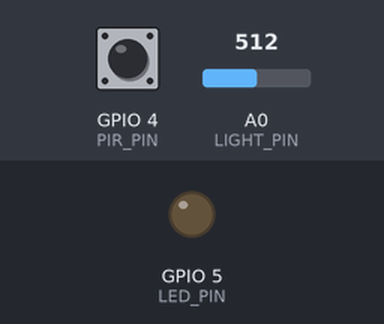
Recording of a sketch running on a simulated ESP8266 (NodeMCU). Parts: output pins drawn as LEDs (lit = HIGH). The test bench sets the inputs (shaded band); at power-on: GPIO 4 (PIR_PIN) HIGH, A0 (LIGHT_PIN) = 512. WiFi joins after 1.5 s; servers stay silent unless stated; uploads are accepted with an empty reply; what the sketch prints to the serial monitor is not drawn.

Above: at 0.1 s.
At 11.6 s:
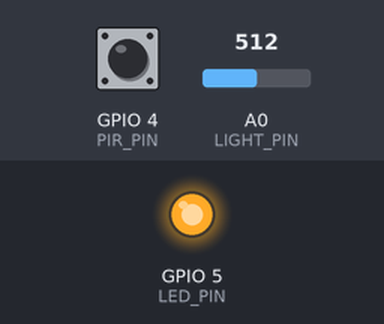
Timing chart, 0 to 13.1 s (numbered marks = the images above):
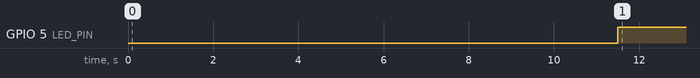

Measured:
- by itself, GPIO 5 (LED_PIN): LOW → HIGH at 11.5 s

The sketch:

room-sensor-board.ino
```cpp
#include "Arduino.h"
#include "Config.h"
#include "SensorsCheckTask.h"
#include "HttpCommTask.h"

SensorsCheckTask* sensorsTask;
HttpCommTask* commTask;

void setup(){
  Serial.begin(115200);

  sensorsTask = new SensorsCheckTask(LIGHT_PIN, PIR_PIN, LED_PIN);
  commTask = new HttpCommTask();

  sensorsTask->init();
  commTask->init();
  Serial.println("Setup done");
}

void loop(){
  sensorsTask->tick();
  commTask->tick(sensorsTask->isSomeoneInRoom(),
    sensorsTask->getLightLevel());

  delay(BASE_PERIOD);
}
```

HttpCommTask.cpp
```cpp
#include "HttpCommTask.h"

void HttpCommTask::connectToWifi(){
  WiFi.begin(ssid, password);
  Serial.println("Connecting");
  while(WiFi.status() != WL_CONNECTED) {
    delay(500);
    Serial.print(".");
  }
  Serial.println("");
  Serial.println("Connected to WiFi network");
}

void HttpCommTask::init() {
  connectToWifi();
}

int HttpCommTask::sendMsg(String msg){
  WiFiClient client;
  HTTPClient http;

  http.begin(client, serverURL);
  http.addHeader("Content-Type", "text/plain");
  int retCode = http.POST(msg);
  http.end();

  return retCode;
}

void HttpCommTask::tick(bool someone, int light) {
  String msg;
  int code;

  if (WiFi.status()== WL_CONNECTED){
    // creating message
    someone ? msg = "1;" : msg = "0;";
    msg += String(light);
    Serial.println(msg);
    // sending message
    code = sendMsg(msg);
    //checking errors
    if (code == 200){
      Serial.println("ok");
    } else {
      Serial.println(String("error: ") + code);
    }

  } else {
    Serial.println("WiFi Disconnected... Reconnect.");
    connectToWifi();
  }
}
```

HttpCommTask.h
```cpp
#ifndef __WIFI_TASK__
#define __WIFI_TASK__

#include <ESP8266WiFi.h>
#include <ESP8266HTTPClient.h>

class HttpCommTask {
  const char* ssid = "EOLO - FRITZ!Box 7430 GC";
  const char* password = "29721512722134519707";
  const char* serverURL = "http://192.168.178.119:5067/updateData";
  /**
  * connects to wifi
  */
  void connectToWifi();
  /**
  * sends msg using http
  */
  int sendMsg(String msg);

	public:
    void init();
    void tick(bool someone, int light);
};

#endif
```

Led.cpp
```cpp
#include "Led.h"

Led::Led(int pin){
  this->pin = pin;
  this->state = OFF;
  pinMode(pin, OUTPUT);
}

bool Led::isOn() {
  return state == ON;
}

bool Led::isOff() {
  return state == OFF;
}

int Led::getPin() {
  return pin;
}

void Led::turnOn() {
  if(state == OFF){
    state = ON;
    digitalWrite(pin, HIGH);
  }
}

void Led::turnOff() {
  if(state == ON){
    state = OFF;
    digitalWrite(pin, LOW);
  }
}
```

Led.h
```cpp
#ifndef __LED__
#define __LED__

#include "Arduino.h"
typedef enum {ON, OFF} LedState;

class Led {
  int pin;
  LedState state;

  public:
    Led(int pin);
    /**
    * returns true if the led is on
    */
    bool isOn();
    /**
    * returns true if the led is off
    */
    bool isOff();
    /**
    * returns the pin in which is plugged the led
    */
    int getPin();
    /**
    * Turns on the led
    */
    void turnOn();
    /**
    * Turns off the led
    */
    void turnOff();
};

#endif
```

LightSensor.cpp
```cpp
#include "LightSensor.h"

LightSensor::LightSensor(int pin) {
  this->pin = pin;
}

int LightSensor::measureLightLevel() {
  return map(analogRead(pin),MIN_LIGHT_VALUE,MAX_LIGHT_VALUE,0,100);
}
```

LightSensor.h
```cpp
#ifndef __LIGHT_SENSOR__
#define __LIGHT_SENSOR__

#include "Arduino.h"

#define MIN_LIGHT_VALUE 0
#define MAX_LIGHT_VALUE 1000

class LightSensor {
  int pin;

  public:
    LightSensor(int pin);
    /**
    * Calculates the light level from the analog input value
    */
    int measureLightLevel();
};

#endif
```

Pir.cpp
```cpp
#include "Pir.h"

Pir::Pir(int pirPin) {
  this->pin = pirPin;
  pinMode(pirPin, INPUT);
}

bool Pir::isMovementDetected() {
  return digitalRead(pin) == HIGH;
}

void Pir::calibrate() {
  for (int i=0; i< CALIBRATION_TIME; i++) {
    Serial.print(".");
    delay(1000);
  }
  Serial.println("\nPir calibration complete");
}
```

Pir.h
```cpp
#ifndef __PIR__
#define __PIR__

#include "Arduino.h"

#define CALIBRATION_TIME 10

class Pir {
  int pin;

  public:
    Pir(int pirPin);
    /**
    * Returns true if a moovement is detected
    */
    bool isMovementDetected();
    /**
    * Calibrates the sensors taking ambient samples
    */
    void calibrate();
};

#endif
```

SensorsCheckTask.cpp
```cpp
#include "SensorsCheckTask.h"

SensorsCheckTask::SensorsCheckTask(int pinLs, int pinPir, int pinLed){
  this->lightSens = new LightSensor(pinLs);
  this->pir = new Pir(pinPir);
  this->led = new Led(pinLed);
}

int SensorsCheckTask::getLightLevel() {
  return currLight;
}

bool SensorsCheckTask::isSomeoneInRoom() {
  return someone;
}

void SensorsCheckTask::init() {
  someone = false;
  currLight = 0;
  pir->calibrate();
  led->turnOff();
}

void SensorsCheckTask::tick() {
  currLight = lightSens->measureLightLevel();
  pir->isMovementDetected() ? led->turnOn() : led->turnOff();
  led->isOn() ? someone  = true : someone = false;
}
```

SensorsCheckTask.h
```cpp
#ifndef __LIGHT_TASK__
#define __LIGHT_TASK__

#include "LightSensor.h"
#include "Pir.h"
#include "Led.h"

class SensorsCheckTask {
	LightSensor* lightSens = nullptr;
  Pir* pir = nullptr;
  Led* led = nullptr;
  int currLight;
  bool someone;

	public:
		SensorsCheckTask(int pinLs, int pinPir, int pinLed);
    /**
    * returns the current light in percentage from 0 to 100
    */
		int getLightLevel();
    /**
    * returns true if someone is in the room
    */
    bool isSomeoneInRoom();
    void init();
    void tick();
};

#endif
```

Config.h
```cpp
#define BASE_PERIOD 200
#define LED_PIN 5
#define PIR_PIN 4
#define LIGHT_PIN A0
```
